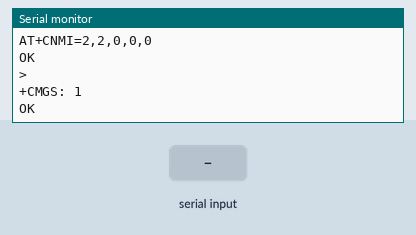
Recording of a sketch running on a simulated Arduino Mega 2560, built with avr-gcc and run on an emulated ATmega2560. Shown: the last lines printed to the serial monitor. The inputs (shaded band) are chosen by the test bench. The modem accepts every AT command (registered, SIM ready, sends succeed) and sends nothing else.

Above: at 7.8 s.
7.9 s: "1" received over the second serial link
At 8.5 s:
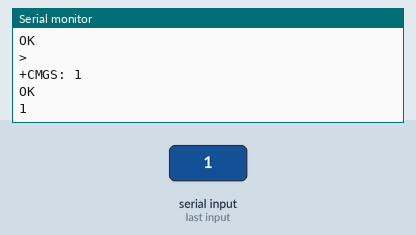
9.4 s: "0" received over the second serial link
At 10.9 s:
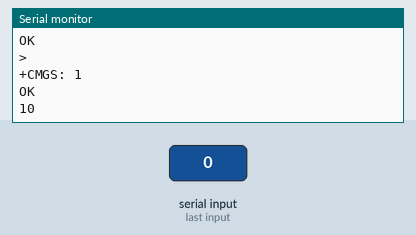

Measured:
- after the input at 7.9 s, the serial monitor: prints a new line at once (image 1)
- after the input at 9.4 s, the serial monitor: prints a new line at once (image 2)

The sketch:

SIM800L_TEST.ino
```cpp
/*
 *    Teste SIM800L
 *    AUTOR:   Carlos Eduardo Mayer de Oliveira
 *    DATA:    08/06/2023
*/

void setup()
{

  Serial.begin(9600);
  while (!Serial);

  Serial1.begin(9600);
  while (!Serial1);

  Serial.println("Inicializando...\n");
  delay(1000);

  //Serial.println("ATI");
  Serial1.println("ATI");
  updateSerial();
  delay(1000);

  // Serial.println("AT+CMGF=1");
    Serial1.println("AT+CMGF=1");
    updateSerial();
    delay(1000);


  Serial.println("AT+CNMI=2,2,0,0,0");
  Serial1.println("AT+CNMI=2,2,0,0,0");
  updateSerial();
  delay(1000);

  Serial1.println("AT+CMGS=\"+5541987785995\"");
  updateSerial();
  delay(1000);

  Serial1.println("Oi minha Filha...");
  updateSerial();
  delay(500);

  Serial1.println((char)26);
  updateSerial();
  delay(500);

  Serial1.println("\nMensagem Enviada!\n");

}

void loop()
{
  updateSerial();
}

void updateSerial()
{
  delay(100);
  while (Serial.available())
  {
    Serial1.write(Serial.read());
  }
  while(Serial1.available())
  {
    Serial.write(Serial1.read());
  }
}
```
